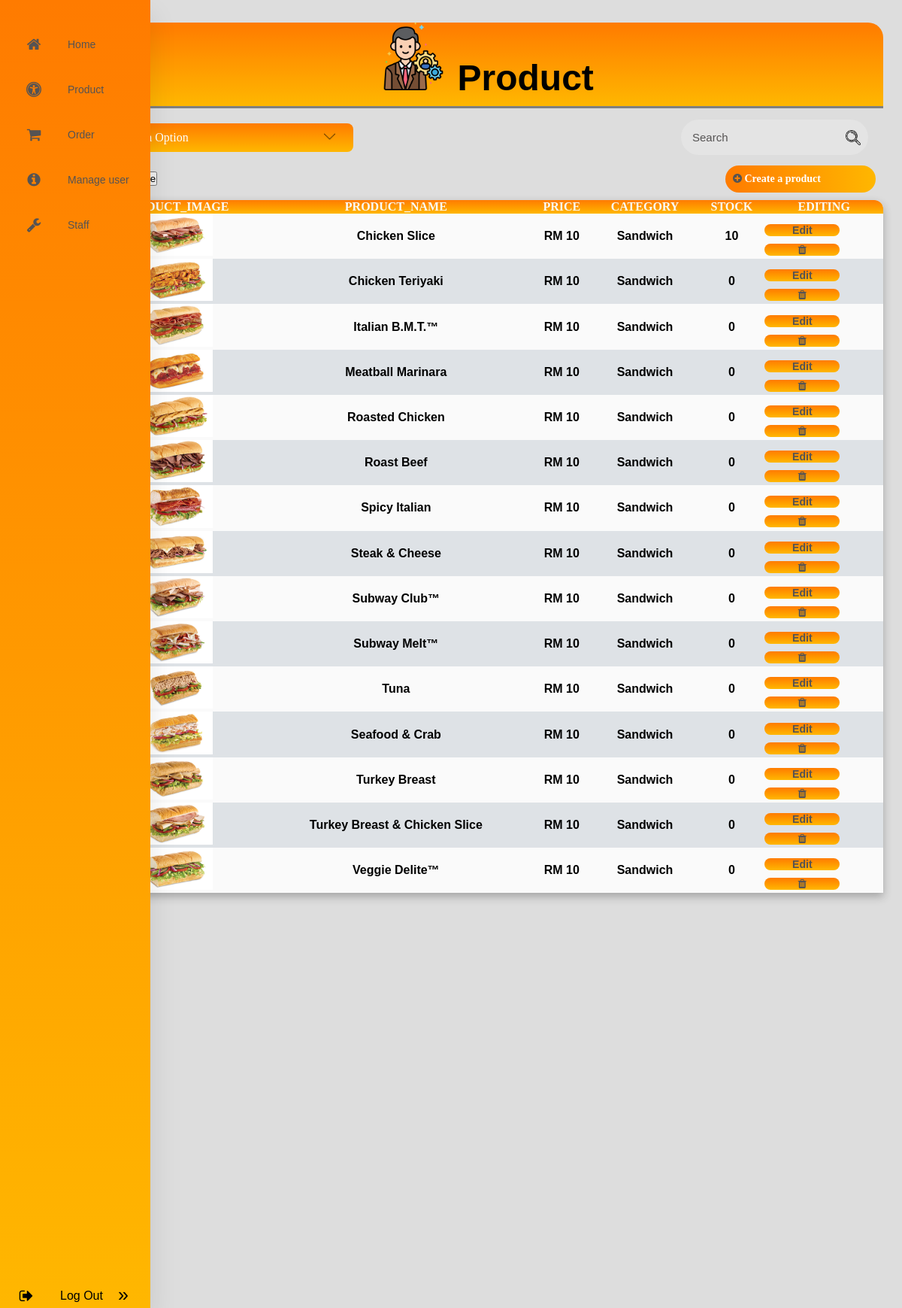
/Manage_prod.php, run on the app's committed database.
### tables this page shows
CREATE TABLE `foodmenu` (
  `Food_ID` int(50) NOT NULL,
  `Food_Name` varchar(50) NOT NULL,
  `Food_Cat` varchar(50) NOT NULL,
  `Food_Price` int(50) NOT NULL,
  `Ref_ID` int(50) NOT NULL,
  `images_path` varchar(200) NOT NULL,
  `options` varchar(10) NOT NULL DEFAULT 'ENABLE',
  `stock` int(11) NOT NULL
);

### Manage_prod.php (the view, shortened to what this page needs)
<?php
    include 'config.php';
 ?>
<!DOCTYPE html>
<html lang="en">
<head>
    <link rel="stylesheet" href="https://cdnjs.cloudflare.com/ajax/libs/font-awesome/4.7.0/css/font-awesome.min.css">
</head>
<body>
    <div class="container">
    <?php include 'adminsidebar.php' ?>
        <div class="product">
            <div id="productmanager">
                <div class="select-box">
                    <h1>
                        <?php echo '<img src="images/management.png" alt="">'?> Product</h1>
                    <div class="combine">
                        <form action="" class="search">
                            <input type="text" placeholder="Search">
                            <button><?php echo '<img src="image/search.png" alt="">'?></button>
                        </form>
                        <div class="selected">
                            Select an Option <?php echo '<img src="images/arrowdown.png" alt="">'?>
                        </div>
                    </div>
                </div>
            </div>
            <div class="create">
                    <form action="" method="POST" enctype="multipart/form-data">
                        <a href="addproduct.php?name=<?php echo $host_image['username']?>"><i class="fa fa-plus-circle"></i><span> Create a product</span></a>
                        <br><button onclick="window.print()">Print this page</button>
                    </form>
            </div>
            <table>
                <tr>
                    <th>PRODUCT_IMAGE</th>
                    <th>PRODUCT_NAME</th>
                    <th>PRICE</th>
                    <th>CATEGORY</th>
                    <th>stock</th>
                    <th>EDITING</th>
                </tr>
                <?php
                    $p = "SELECT * FROM foodmenu";
                    $query= mysqli_query($conn,$p);
                    while($product = mysqli_fetch_assoc($query))
                    {
                ?>
                    <tr>
                        <td><img alt="<?php echo $product['Food_Name']?>" style="width: 100px;" src="<?php echo $product['images_path']?>"></td>
                        <td><?php echo $product['Food_Name']?></td>
                        <td><?php echo "RM ".$product['Food_Price']?></td>
                        <td><?php echo $product['Food_Cat']?></td>
                        <td><?php echo $product['stock']?></td>
                        <td class="button">
                            <form action="" method="POST">
                            <a href="editproduct.php?id=<?php echo $product['Food_ID']?>&&name=<?php echo $host_image['username']?>">Edit</a>
                            <a href="delproduct.php?id=<?php echo $product['Food_ID']?>&&name=<?php echo $host_image['username']?>"><i class="fa fa-trash"></i></a>
                            </form>
                        </td>
                    </tr>
                    <?php
                    }
                ?>
            </table>
        </div>
    </div>
</body>
</html>

### Manage_prod.php (style rules this page uses)
* { margin: 0; padding: 0; }
body { background: #DDDDDD; margin: 30px; margin-left: 120px; }
a { color: rgb(85,83,83); font-size: 14px; display: table; width: 200px; padding: 5px; padding-left: 10px; margin-top: 10px; text-decoration: none; border: 1px slo; }
.select-box { display: flex; flex-direction: column; }
.selected::after { content: ""; background-size: contain; background-repeat: no-repeat; position: absolute; height: 100%; width: 15px; transition: all 0.4s; }
.selected img { width: 15px; height: 100%; float: right; transition: all 0.4s; }
.selected { background: linear-gradient(#ff7b00,#ffb700); border-radius: 8px; margin-bottom: 8px; color: white; width: 350px; margin-top: 20px; order: 0; }
.select-box .option, .selected { padding: 10px 24px; cursor: pointer; }
.select-box h1 { border-bottom: 3px solid gray; text-align: center; font-size: 3em; font-family: sans-serif; background: linear-gradient(#ff7b00,#ffb700); border-top-left-radius: 20px; border-top-right-radius: 20px; padding-bottom: 10px; }
.select-box h1 img { width: 90px; }
.search { max-width: 300px; background: rgba(255,255,255,0.2); display: flex; padding: 10px; align-items: center; border-radius: 60px; }
.search input { border: 1px solid black; background: transparent; flex: 1; border: 0; outline: none; padding: 5px; font-size: 15px; color: rgb(85,83,83); }
::placeholder { color: rgb(85,83,83); }
.search button img { width: 20px; }
.search button { border: 0; border-radius: 50%; width: 20px; height: 20px; background: transparent; cursor: pointer; filter: grayscale(0); }
.combine .search { float: right; margin-top: 15px; margin-right: 20px; }
.create a { border: none; background: linear-gradient(to right,#ff7b00,#ffb700); margin: 10px; margin-left: 20px; padding: 10px; border-radius: 20px; color: white; width: 200px; font-weight: bold; float: right; }
.create .fa { color: rgb(85,83,83); }
table { width: 100%; height: 400px; background: #fafafa; border-collapse: collapse; border-spacing: 0; border-radius: 12px 12px 0 0; overflow: hidden; text-align: center; box-shadow: 0px 5px 12px rgba(32, 32, 32, 0.3); }
th { background: linear-gradient(#ff7b00,#ffb700); color: #fafafa; text-transform: uppercase; }
td { font-family: Arial, Helvetica, sans-serif; font-weight: bold; }
tr:nth-child(odd) { background: #dee2e6; }
tr a { background: linear-gradient(#ff7b00,#ffb700); border-radius: 20px; text-align: center; width: 100px; }

### adminsidebar.php (style rules this page uses)
body { background: #DDDDDD; margin-left: 120px; margin-right: 25px; margin-top: 30px; }
* { box-sizing: border-box; margin: 0; padding: 0; }

### data on the page
foodmenu: images_path (picture), Food_Name "Chicken Slice", Food_Price "10", Food_Cat "Sandwich", stock "10"
foodmenu: images_path (picture), Food_Name "Chicken Teriyaki", Food_Price "10", Food_Cat "Sandwich", stock "0"
foodmenu: images_path (picture), Food_Name "Italian B.M.T.™", Food_Price "10", Food_Cat "Sandwich", stock "0"
foodmenu: images_path (picture), Food_Name "Meatball Marinara", Food_Price "10", Food_Cat "Sandwich", stock "0"
foodmenu: images_path (picture), Food_Name "Roasted Chicken", Food_Price "10", Food_Cat "Sandwich", stock "0"
foodmenu: images_path (picture), Food_Name "Roast Beef", Food_Price "10", Food_Cat "Sandwich", stock "0"
foodmenu: images_path (picture), Food_Name "Spicy Italian", Food_Price "10", Food_Cat "Sandwich", stock "0"
foodmenu: images_path (picture), Food_Name "Steak & Cheese", Food_Price "10", Food_Cat "Sandwich", stock "0"
foodmenu: images_path (picture), Food_Name "Subway Club™", Food_Price "10", Food_Cat "Sandwich", stock "0"
foodmenu: images_path (picture), Food_Name "Subway Melt™", Food_Price "10", Food_Cat "Sandwich", stock "0"
foodmenu: images_path (picture), Food_Name "Tuna", Food_Price "10", Food_Cat "Sandwich", stock "0"
foodmenu: images_path (picture), Food_Name "Seafood & Crab", Food_Price "10", Food_Cat "Sandwich", stock "0"
foodmenu: images_path (picture), Food_Name "Turkey Breast", Food_Price "10", Food_Cat "Sandwich", stock "0"
foodmenu: images_path (picture), Food_Name "Turkey Breast & Chicken Slice", Food_Price "10", Food_Cat "Sandwich", stock "0"
foodmenu: images_path (picture), Food_Name "Veggie Delite™", Food_Price "10", Food_Cat "Sandwich", stock "0"
